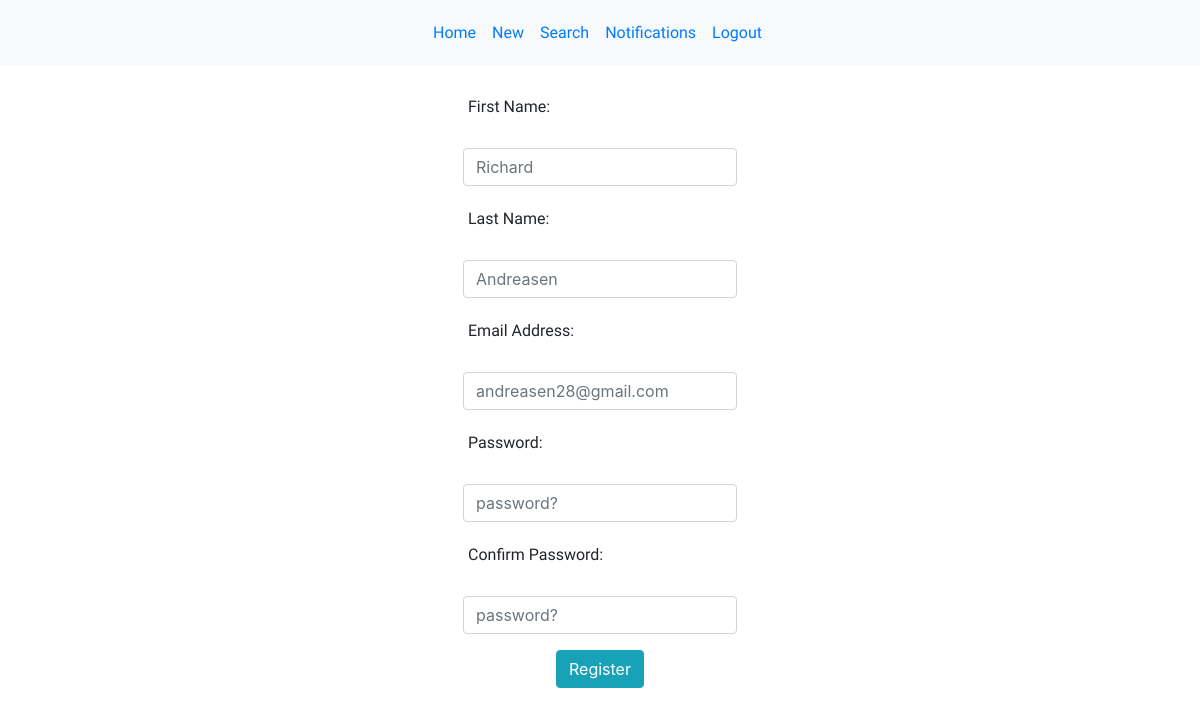
Page /edit_page (signed in) on the committed database.
### models.py (models this page shows)
class User(db.Model):
    __Tablename__ = "users"
    id = db.Column(db.Integer, primary_key=True)
    first_name = db.Column(db.String(100), nullable = False)
    last_name = db.Column(db.String(100), nullable = False)
    password = db.Column(db.String(200), unique = True, nullable = False)
    email = db.Column(db.String(100), unique = True, nullable = False)
    security_answer1 = db.Column(db.String(200))
    created_at = db.Column(db.DateTime, server_default=func.now())
    updated_at = db.Column(db.DateTime, server_default=func.now(), onupdate=func.now())
    users_that_attend_events = db.relationship('Event', lazy = 'dynamic', secondary = attendees_table)

### controller_functions.py (the view)
def edit_pg():
    user_info = User.query.get(session['uid'])
    return render_template("edit_pg.html", user= user_info)

### templates/edit_pg.html (shortened to what this page needs)
<!DOCTYPE html>
<html lang="en">
<head>
    <link rel="stylesheet" href="{{ url_for('static', filename='edit.css') }}">
    <link rel="stylesheet" href="https://maxcdn.bootstrapcdn.com/bootstrap/4.3.1/css/bootstrap.min.css">
</head>
<body>
    <nav class="navbar navbar-expand-sm bg-light justify-content-center">
        <ul class="navbar-nav">
            <li class="nav-item">
                <a class="nav-link" href="/homepage">Home</a>
            </li>
            <li class="nav-item">
                <a class="nav-link" href="/new">New</a>
            </li>
            <li class="nav-item">
                <a class="nav-link" href="/search">Search</a>
            </li>
            <li class="nav-item">
                <a class="nav-link" href="event">Notifications</a>
            </li>
            <li class="nav-item">
                <a class="nav-link" href="/logout">Logout</a>
            </li>
        </ul>
    </nav>
    <div class="errorMSG" id="error">
    </div>
    <div class="row justify-content-center">
            <form action="/edit" id="regform" method="POST">
                <div class="form-group">
                    <label for="fname"><p>First Name:</p></label>
                    <input class="form-control" type="text" name="fname" placeholder="{{ user.first_name }}" id="email">
                </div>
                <div class="form-group">
                    <label for="lname"> <p>Last Name:</p></label>
                    <input class="form-control" type="text" name="lname" placeholder="{{ user.last_name }}" id="email">
                </div>
                <div class="form-group">
                    <label for="email"><p>Email Address:</p></label>
                    <input class="form-control" type="text" name="email" placeholder="{{ user.email }}" id="email">
                </div>
                <div class="form-group">
                    <label for="password"><p>Password:</p></label>
                    <input class="form-control" type="password" name="password" placeholder="password?" id="">
                </div>
                <div class="form-group">
                    <label for="confirm_pass"><p>Confirm Password:</p></label>
                    <input class="form-control" type="password" name="confirm_pass" placeholder="password?" id="password">
                </div>
                <div class="row justify-content-center">
                    <input type="submit" class="btn btn-info" id="showError" value="Register">
                </div>
            </form>
        </div>
</body>
</html>

### static/edit.css (style rules this page uses)
p, th, td, ul { font-family: 'Mali', cursive; padding: 5px; }
.errorMSG { color: red; text-align: center; font-weight: bold; text-shadow: -1px 0 black, 0 1px black, 1px 0 black, 0 -1px black; border-radius: 8px; }

### rows in the picture
User: fname "Richard", lname "Andreasen", email "andreasen28@gmail.com"
